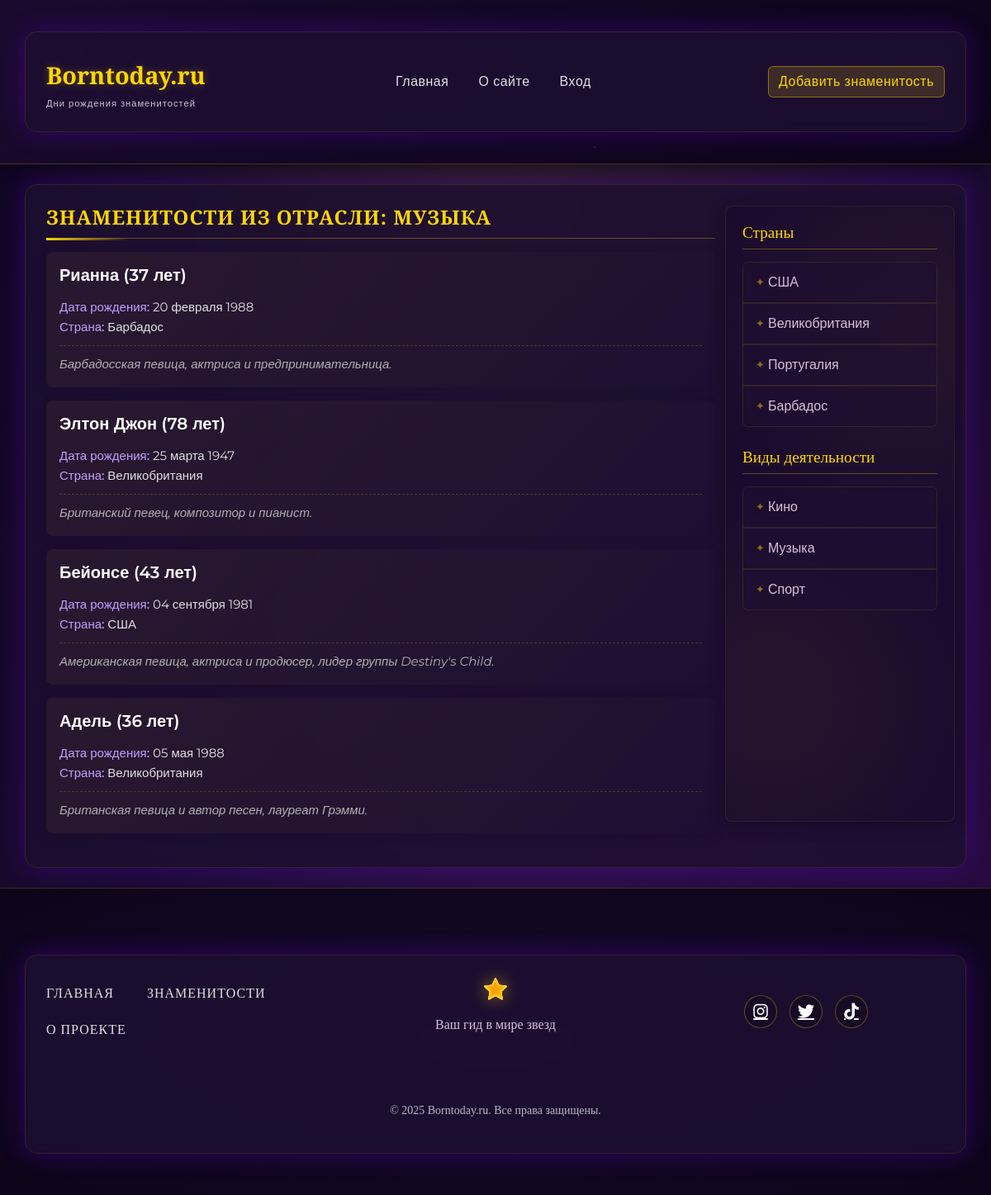
/industry/muzyka/, run on the app's committed database.
### star/models.py (models this page shows, shortened)
class Category(models.Model):
    title = models.CharField(max_length=100)  # Название категории
    slug = models.SlugField(max_length=255, unique=True, blank=True, db_index=True, verbose_name="URL")

class Star(models.Model):
    name = models.CharField(max_length=100, verbose_name="Имя")  # Имя звезды
    slug = models.SlugField(max_length=255, unique=True, db_index=True, verbose_name="URL")
    country = models.ForeignKey(Country, on_delete=models.CASCADE, related_name='stars', verbose_name="Страна")
    categories = models.ManyToManyField(Category, related_name='stars', verbose_name="Категории")
    birth_date = models.DateField(verbose_name="Дата рождения")  # Дата рождения
    content = models.TextField(verbose_name="Описание")  # Описание звезды
    photo = models.ImageField(upload_to='photos/%Y/%m/%d/', blank=True, null=True, verbose_name="Фотография")
    is_published = models.BooleanField(default=True, verbose_name="Опубликовано")  # Флаг публикации
    time_create = models.DateTimeField(auto_now_add=True,
                                       verbose_name="Время создания")  # Дата создания (автоматически)
    time_update = models.DateTimeField(auto_now=True, verbose_name="Время изменения")
    def get_age(self):
        today = date.today()
        age = today.year - self.birth_date.year
        if (today.month, today.day) < (self.birth_date.month, self.birth_date.day):
            age -= 1
        return age
    class Meta:
        verbose_name = 'Знаменитость'
        verbose_name_plural = 'Знаменитости'
        ordering = ['-time_create']  # Сортировка по убыванию времени создания
        indexes = [
            models.Index(fields=['-time_create']),  # Индекс для повышения производительности
        ]

class Country(models.Model):
    name = models.CharField(max_length=100)  # Название страны
    slug = models.SlugField(max_length=255, unique=True, blank=True, db_index=True, verbose_name="URL")

### star/views.py (the view)
# urls.py: path('industry/<slug:slug>/', views.stars_by_category, name='stars_by_category'),
def stars_by_category(request, slug):
    category = get_object_or_404(Category, slug=slug)
    filtered_stars = Star.objects.filter(categories=category, is_published=True)
    countries = Country.objects.all()
    categories = Category.objects.all()
    context = {
        'stars': filtered_stars,
        'category_name': category.title,
        'star_countries': countries,
        'star_categories': categories,
        'title_template': 'Знаменитости из отрасли',
    }
    return render(request, 'star/industry.html', context)

### star/templates/star/industry.html (shortened to what this page needs)
{% extends 'star/base.html' %}
{% block content %}
<h4 class="mb-3">{{ title_template }}: {{ category_name }}</h4>
{% if stars %}
  {% for star in stars %}
    <div class="card mb-3">
      <div class="card-body">
        <h5 class="card-title">
          <a href="{% url 'star_detail' star.slug %}">{{ star.name }}</a> ({{ star.get_age }} лет)
        </h5>
        <p class="card-text">
          <strong>Дата рождения:</strong> {{ star.birth_date|date:"d E Y" }}<br>
          <strong>Страна:</strong> {{ star.country.name }}<br>
          <em>{{ star.content }}</em>
        </p>
      </div>
    </div>
  {% endfor %}
{% else %}
  <p>Нет знаменитостей в этой категории.</p>
{% endif %}
{% endblock %}

### star/templates/star/sidebar.html
<div class="col-md-3">
  <h5>Страны</h5>
  <ul class="list-group mb-4">
    {% for country in star_countries %}
    <li class="list-group-item">
      <a href="{% url 'stars_by_country' country.slug %}">{{country.name}}</a>
    </li>
    {% endfor %}
  </ul>
  <h5>Виды деятельности</h5>
  <ul class="list-group">
    {% for cat in star_categories %}
    <li class="list-group-item">
      <a href="{% url 'stars_by_category' cat.slug %}">{{ cat.title }}</a>
    </li>
    {% endfor %}
  </ul>
</div>

### star/static/css-star/body-star.css (style rules this page uses)
body { color: #e0e0e0; font-family: 'Montserrat', sans-serif; min-height: 100vh; background: radial-gradient(ellipse at top, rgba(255, 215, 0, 0.1) 0%, transparent 70%), radial-gradient(ellipse at bottom, rgba(106, 0, 255, 0.1) 0%, transparent 70%), linear-gradient(135deg, #0f0521 0%, #1a0a2e 50%, #2d0b45 100%); background-attachment: fixed; margin: 0; padding: 0; }
body::before { content: ""; position: fixed; top: 0; left: 0; width: 100%; height: 100%; background: radial-gradient(2px 2px at 20% 30%, #fff 1%, transparent 2%), radial-gradient(2px 2px at 80% 70%, #fff 1%, transparent 2%), radial-gradient(3px 3px at 40% 80%, #fff 1%, transparent 2%), radial-gradient(2px 2px at 60% 10%, #fff 1%, transparent 2%); background-size: 200px 200px; z-index: -1; animation: starsAnimation 50s linear infinite; pointer-events: none; }
h1, h2, h3, h4, h5, h6 { font-family: 'Playfair Display', serif; color: #1a0a2e; }
a { color: #8a2be2; transition: all 0.3s ease; }
.card { border: none; border-radius: 10px; box-shadow: 0 5px 15px rgba(0,0,0,0.1); transition: transform 0.3s ease; margin-bottom: 20px; }

### star/static/css-star/index-star.css (style rules this page uses)
h4 { color: #ffd700; font-family: 'Playfair Display', serif; font-weight: 700; text-transform: uppercase; letter-spacing: 1px; position: relative; padding-bottom: 10px; border-bottom: 1px solid rgba(255, 215, 0, 0.3); }
h4:after { content: ''; position: absolute; bottom: -3px; left: 0; width: 100px; height: 3px; background: linear-gradient(90deg, #ffd700, transparent); }
.card { background: rgba(30, 15, 50, 0.7); border: none !important; border-radius: 8px; transition: all 0.4s ease; overflow: hidden; position: relative; color: #e0e0e0; margin-bottom: 20px; }
.card:before { content: ''; position: absolute; top: 0; left: 0; width: 100%; height: 100%; background: linear-gradient(135deg, rgba(255, 215, 0, 0.05) 0%, transparent 100%); z-index: 0; }
.card-body { position: relative; z-index: 1; }
.card-title { color: #ffffff; font-family: 'Montserrat', sans-serif; font-weight: 600; margin-bottom: 15px; }
.card-title a { color: inherit; text-decoration: none; transition: all 0.3s ease; position: relative; }
.card-title a:after { content: ''; position: absolute; bottom: -3px; left: 0; width: 0; height: 2px; background: #ffd700; transition: width 0.3s ease; }
.card-text { font-family: 'Montserrat', sans-serif; font-size: 15px; line-height: 1.6; }
.card-text strong { color: #c0a0ff; font-weight: 500; }
.card-text em { display: block; margin-top: 10px; padding-top: 10px; border-top: 1px dashed rgba(255, 215, 0, 0.2); color: #b0b0b0; font-style: italic; }

### star/static/css-star/sidebar-star.css (style rules this page uses)
.col-md-3 { background: rgba(26, 10, 46, 0.7); border-radius: 8px; padding: 20px; backdrop-filter: blur(5px); border: 1px solid rgba(255, 215, 0, 0.1); box-shadow: 0 4px 20px rgba(0, 0, 0, 0.3); margin-bottom: 30px; position: relative; overflow: hidden; }
.col-md-3::before { content: ""; position: absolute; top: 0; right: 0; width: 100%; height: 100%; background: radial-gradient(circle at 80% 20%, rgba(255, 215, 0, 0.05) 0%, transparent 40%), radial-gradient(circle at 20% 80%, rgba(255, 215, 0, 0.05) 0%, transparent 40%); z-index: 0; }
.col-md-3 h5 { color: #ffd700; font-family: 'Playfair Display', serif; font-size: 1.2rem; margin-bottom: 15px; padding-bottom: 8px; border-bottom: 1px solid rgba(255, 215, 0, 0.3); position: relative; z-index: 1; }
.list-group { border-radius: 6px !important; overflow: hidden; margin-bottom: 25px !important; position: relative; z-index: 1; }
.list-group-item { background-color: rgba(30, 15, 50, 0.6) !important; border: 1px solid rgba(255, 215, 0, 0.1) !important; color: #e0e0e0; transition: all 0.3s ease; padding: 12px 15px; }
.list-group-item a { color: #D8BFD8; text-decoration: none; display: block; position: relative; padding-left: 15px; transition: all 0.3s ease; }
.list-group-item a::before { content: "✦"; position: absolute; left: 0; top: 50%; transform: translateY(-50%); color: rgba(255, 215, 0, 0.5); font-size: 0.8rem; transition: all 0.3s ease; }
.list-group-item:last-child { margin-bottom: 0; }

### data on the page
Category: title "МУЗЫКА", title "Музыка"
Star: name "Рианна", get_age "37", birth_date "20 февраля 1988", country.name "Барбадос", content "Барбадосская певица, актриса и предпринимательница."
Star: name "Элтон Джон", get_age "78", birth_date "25 марта 1947", country.name "Великобритания", content "Британский певец, композитор и пианист."
Star: name "Бейонсе", get_age "43", birth_date "04 сентября 1981", country.name "США", content "Американская певица, актриса и продюсер, лидер группы Destiny's Child."
Star: name "Адель", get_age "36", birth_date "05 мая 1988", country.name "Великобритания", content "Британская певица и автор песен, лауреат Грэмми."
Country: name "США"
Country: name "Великобритания"
Country: name "Португалия"
Country: name "Барбадос"
Category: title "Кино"
Category: title "Спорт"

### other printed values
{{ title_template }} "ЗНАМЕНИТОСТИ ИЗ ОТРАСЛИ"
